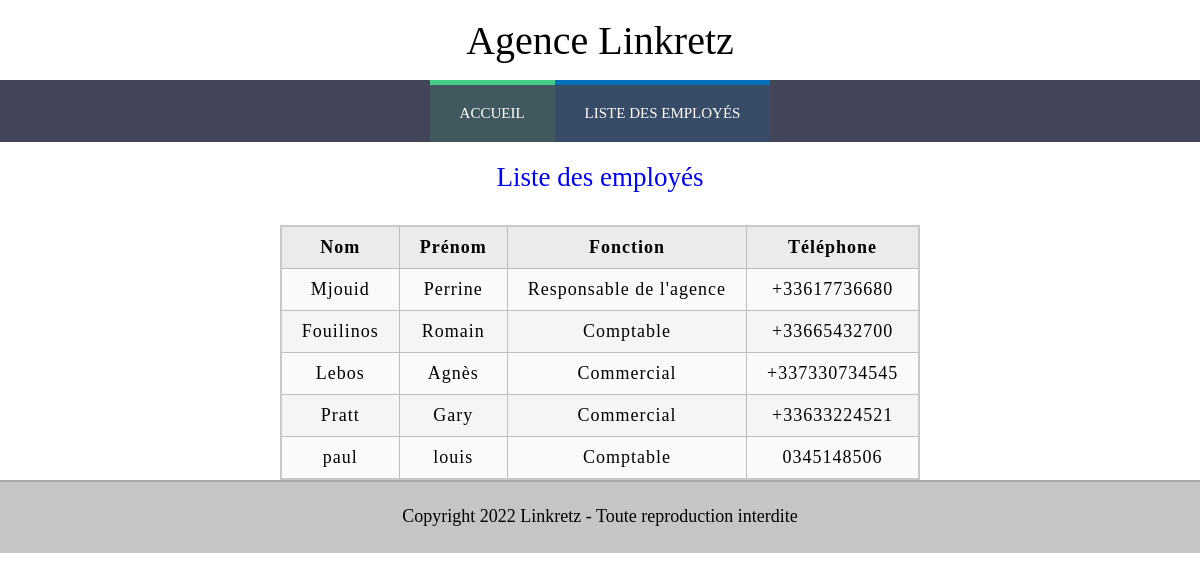
The app's page /page/admin/employe_consult_employe.php with its own data.
### tables this page shows
CREATE TABLE `employe` (
  `id` int(11) NOT NULL,
  `nom` varchar(50) NOT NULL,
  `prenom` varchar(50) NOT NULL,
  `idfonction` int(11) NOT NULL,
  `telephone` varchar(14) NOT NULL,
  `profil` varchar(50) NOT NULL,
  `identifiant` varchar(150) NOT NULL,
  `mot_de_passe` varchar(150) NOT NULL
);

CREATE TABLE `fonction` (
  `id` int(11) NOT NULL,
  `libelle` varchar(50) NOT NULL
);

### page/admin/employe_consult_employe.php (the view, shortened to what this page needs)
<!DOCTYPE html>
<html lang="fr-FR">
<head>
	<link rel="stylesheet" href="../../css/style.css">
</head>
<body>
		<section class="liste employes">
			<h2>Liste des employés</h2>
		</section>
		<div class="sec">
            <?php
				include "../../include/connexion_bd.php";
				try {
					$lesEnregs=$bdd->query("SELECT nom, prenom, telephone, libelle FROM employe JOIN fonction ON idfonction = fonction.id;");
				}catch (PDOException $e) {
					die ("Err BDSelect : erreur de lecture table employe_consult_client dans employe_consult_client.php<br>Message d'erreur :" . $e->getMessage());
				}
				if($lesEnregs->rowCount () ==0) {
					echo ("Aucun tour-opérateur n'a été enregistré");
				} else {
                     echo'<table>
                        <tr>
                            <th>Nom</th>
							<th>Prénom</th>
							<th>Fonction</th>
                            <th>Téléphone</th>
                        </tr>
                        ';
                        foreach ($lesEnregs as $enreg) {
                            echo "<tr><td>$enreg->nom</td><td>$enreg->prenom</td><td>$enreg->libelle<td>$enreg->telephone</td></tr>";
                        }
                    echo '</table>';
				}
			?>
		</div>
</body>
</html>

### css/style.css (style rules this page uses)
body { font-family: Calibri, serif; font-size: 18px; margin: 0px; padding: 0px; }
h2 { margin-top: 20px; font-weight: normal; text-align: center; color: blue; }
header { height: 80px; display:flex; flex-direction: column; }
header h1 { margin:auto; font-size: 40px; font-weight: normal; text-align: center; }
footer { height: 50px; padding-top: 1px; padding-bottom: 20px; text-align: center; background-color: #C5C5C5; border-top: 2px solid #AAA; }
nav { width: 100%; background-color: #424558; }
nav ul { margin: 0px; padding: 0px; }
nav li { list-style-type: none; float: left; }
nav a { display: inline-block; text-decoration: none; padding: 20px 30px; color: #fff; text-transform: uppercase; font-size: 15px; }
.acc:hover, .acc { border-top: 5px solid #4C8; background-color: rgba(64, 200, 130, 0.15); }
.com:hover, .com { border-top: 5px solid #0070BB; background-color: rgba(000, 112, 192, 0.15); }
section { width: 100%; padding-bottom: 10px; display: flex ; flex-direction: column; }
.table { display:table; margin: 0 auto; }
.sec { margin: 0px 10%; }
p { padding: 5px 20px; }
table { margin:auto; border-collapse: collapse; border: 2px solid rgb(200,200,200); letter-spacing: 1px; }
td, th { border: 1px solid rgb(190,190,190); padding: 10px 20px; }
th { background-color: rgb(235,235,235); }
td { text-align: center; }
tr:nth-child(even) td { background-color: rgb(250,250,250); }
tr:nth-child(odd) td { background-color: rgb(245,245,245); }
.sec::after, .exp::after, .reco::after { content: ""; display: table; clear: both; }

### records on screen
employe: nom "Mjouid", prenom "Perrine", idfonction.libelle "Responsable de l'agence", telephone "+33617736680"
employe: nom "Fouilinos", prenom "Romain", idfonction.libelle "Comptable", telephone "+33665432700"
employe: nom "Lebos", prenom "Agnès", idfonction.libelle "Commercial", telephone "+337330734545"
employe: nom "Pratt", prenom "Gary", idfonction.libelle "Commercial", telephone "+33633224521"
employe: nom "paul", prenom "louis", idfonction.libelle "Comptable", telephone "0345148506"
